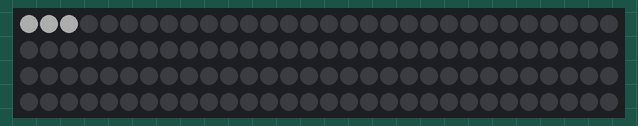
The sketch below on a simulated Arduino Uno, built with avr-gcc and run on an emulated ATmega328P. On the bench: 120 RGB LEDs in strip order, left to right, continuing on the next row. Dim RGB values are drawn brighter than linear.

Above: at 0.13 s.
At 4.93 s:
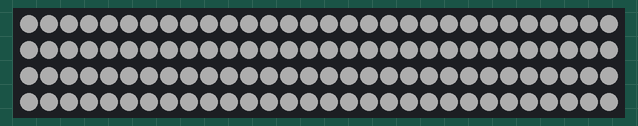
At 13.27 s:
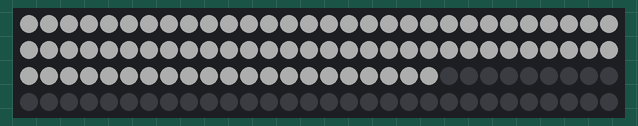
At 21.11 s:
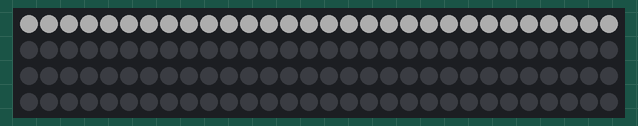
At 37.2 s:
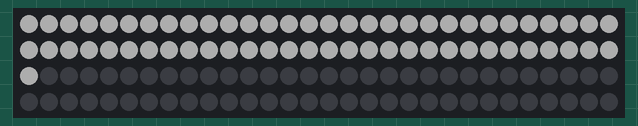

The sketch:

ledBounceAnimation.ino
```cpp
#include <Adafruit_NeoPixel.h>

#define LED_PIN 6
#define NUM_LEDS 120
#define BLINK_INTERVAL 5 //in seconds

Adafruit_NeoPixel strip(NUM_LEDS, LED_PIN, NEO_GRBW + NEO_KHZ800);

void setup() {
  strip.begin();
  strip.show();
}

void loop() {
  static unsigned long lastUpdate = 0;
  static int currentPixel = 0;
  static bool filling = true; // Flag to indicate if the LED bar is filling or emptying

  if (millis() - lastUpdate >= (BLINK_INTERVAL*1000) / NUM_LEDS) {
    lastUpdate = millis();

    if (filling) {
      strip.setPixelColor(currentPixel, strip.Color(0, 0, 0, 50));
      currentPixel++;

      if (currentPixel >= NUM_LEDS) {
        filling = false;
      }
    } else {
      strip.setPixelColor(currentPixel, strip.Color(0, 0, 0, 0));
      currentPixel--;

      if (currentPixel < 0) {
        filling = true;
        strip.clear();
      }
    }

    strip.show();
  }
}
```
